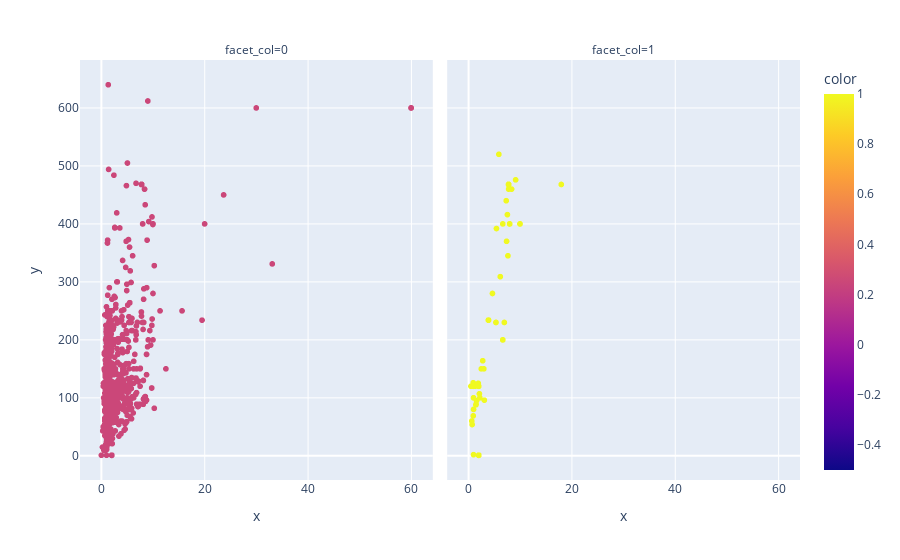

The notebook cell this image was saved under:
### Code cell
px.scatter(y=train['feature_2'],x=train['feature_3'],color=train ['Class'],facet_col=train['Class'])

### Figure 1 — Plotly figure (JSON) as saved in the notebook; plotly's stock layout.template omitted (floating-point values rounded to 4 significant figures; data arrays with more than 128 entries replaced by an {"elided": "..."} marker saying what was removed)
{"data": [{"hovertemplate": "facet_col=0<br>x=%{x}<br>y=%{y}<br>color=%{marker.color}<extra></extra>", "legendgroup": "", "marker": {"color": {"elided": "1620 int values"}, "coloraxis": "coloraxis", "symbol": "circle"}, "mode": "markers", "name": "", "showlegend": false, "type": "scattergl", "x": {"elided": "1620 float values"}, "xaxis": "x", "y": {"elided": "1620 int values"}, "yaxis": "y"}, {"hovertemplate": "facet_col=1<br>x=%{x}<br>y=%{y}<br>color=%{marker.color}<extra></extra>", "legendgroup": "", "marker": {"color": {"elided": "143 int values"}, "coloraxis": "coloraxis", "symbol": "circle"}, "mode": "markers", "name": "", "showlegend": false, "type": "scattergl", "x": {"elided": "143 float values"}, "xaxis": "x2", "y": {"elided": "143 int values"}, "yaxis": "y2"}], "layout": {"annotations": [{"font": {}, "showarrow": false, "text": "facet_col=0", "x": 0.245, "xanchor": "center", "xref": "paper", "y": 1, "yanchor": "bottom", "yref": "paper"}, {"font": {}, "showarrow": false, "text": "facet_col=1", "x": 0.755, "xanchor": "center", "xref": "paper", "y": 1, "yanchor": "bottom", "yref": "paper"}], "coloraxis": {"colorbar": {"title": {"text": "color"}}, "colorscale": [[0, "#0d0887"], [0.1111, "#46039f"], [0.2222, "#7201a8"], [0.3333, "#9c179e"], [0.4444, "#bd3786"], [0.5556, "#d8576b"], [0.6667, "#ed7953"], [0.7778, "#fb9f3a"], [0.8889, "#fdca26"], [1, "#f0f921"]]}, "legend": {"tracegroupgap": 0}, "margin": {"t": 60}, "xaxis": {"anchor": "y", "domain": [0, 0.49], "title": {"text": "x"}}, "xaxis2": {"anchor": "y2", "domain": [0.51, 1], "matches": "x", "title": {"text": "x"}}, "yaxis": {"anchor": "x", "domain": [0, 1], "title": {"text": "y"}}, "yaxis2": {"anchor": "x2", "domain": [0, 1], "matches": "y", "showticklabels": false}}}
